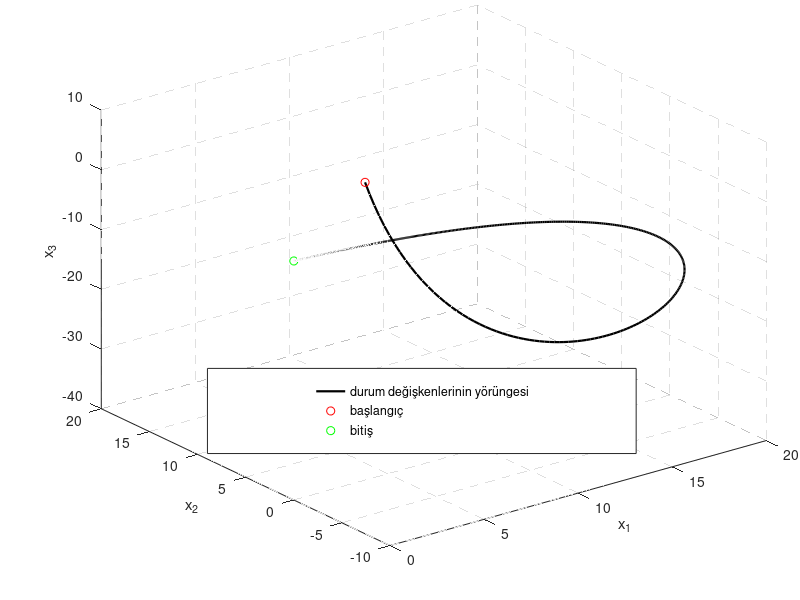
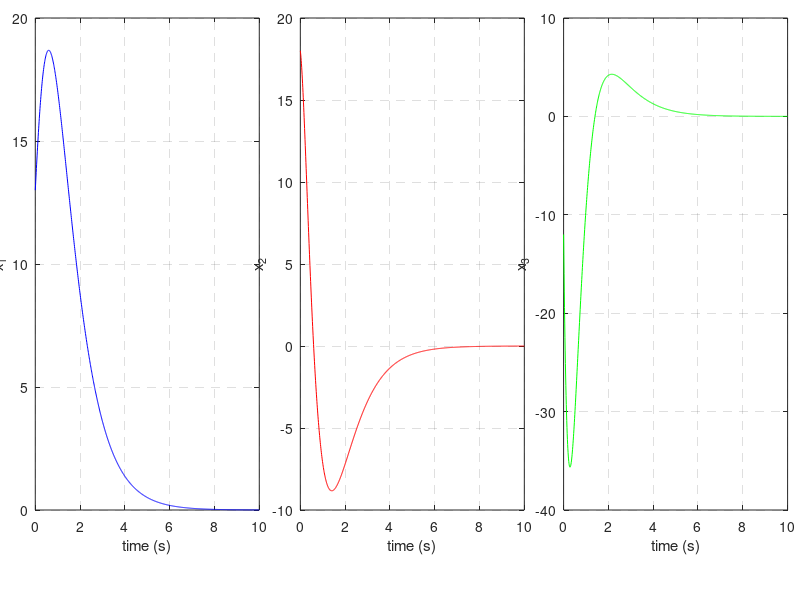

MATLAB code to generate these figures, in order:
clear all; close all; clc;
T = 0.01; % örnekleme periyodu
stopTime = 10; % son zaman
t = 0:T:stopTime; % zamanı oluşturalım
x0 = [13, 18, -12]; % başlangıç koşulları
x1(1) = x0(1); x2(1) = x0(2); x3(1) = x0(3);
% forward euler tekniği ile nümerik integral alarak dinamik sistemi koşturalım
for i = 2:length(t)
    x1(i) = x1(i-1) + x2(i-1)*T;
    x2(i) = x2(i-1) + x3(i-1)*T;
    x3(i) = x3(i-1) - (6*x1(i-1) + 11*x2(i-1) + 6*x3(i-1))*T;
end
%%
figure(1); set(gcf, 'position', [5, 380, 416, 372]);
plot3(x1, x2, x3, 'k-', 'linewidth', 1.6);
hold on;
plot3(x1(1), x2(1), x3(1), 'ro');
plot3(x1(end), x2(end), x3(end), 'go');
grid on; set(gca, 'gridlinestyle', '--', 'position', [0.1266 0.0907 0.8311 0.9009]);
xlabel('x_1'); ylabel('x_2'); zlabel('x_3');
legend('durum değişkenlerinin yörüngesi', 'başlangıç', 'bitiş');
set(legend, 'position', [0.2593 0.2441 0.5359 0.1419]);
hold off;
figure(2); set(gcf, 'position', [426, 416, 1070, 280]);
subplot(1,3,1);
plot(t, x1, 'b-'); xlabel('time (s)'); ylabel('x_1');
grid on; set(gca, 'gridlinestyle', '--', 'position', [0.0441, 0.15, 0.28, 0.82]);
subplot(1,3,2);
plot(t, x2, 'r-'); xlabel('time (s)'); ylabel('x_2');
grid on; set(gca, 'gridlinestyle', '--', 'position', [0.3754, 0.15, 0.28, 0.82]);
subplot(1,3,3);
plot(t, x3, 'g-'); xlabel('time (s)'); ylabel('x_3');
grid on; set(gca, 'gridlinestyle', '--', 'position', [0.7045, 0.15, 0.28, 0.82]);